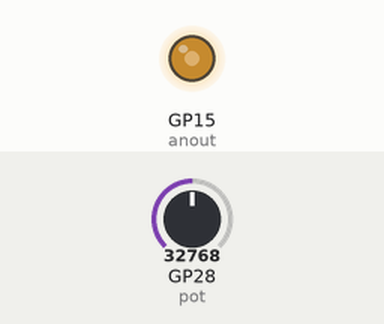
The program below on a simulated Raspberry Pi Pico running MicroPython. Shown: output pins drawn as LEDs (lit = HIGH). The inputs (shaded band) are chosen by the test bench; at power-on: GP28 (pot) = 32768 (analog values on the 0–65535 scale).

Above: at 1.2 s.
1.3 s: GP28 (pot) set to 45874
At 2.5 s:
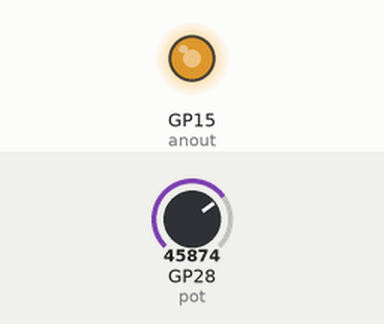
2.8 s: GP28 (pot) set to 57670
At 3.9 s:
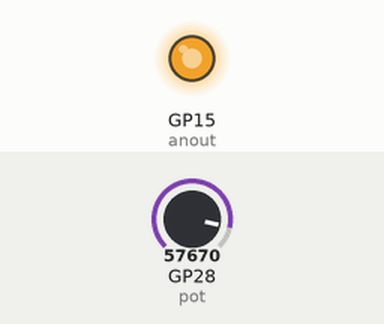
4.3 s: GP28 (pot) set to 7864
At 5.1 s:
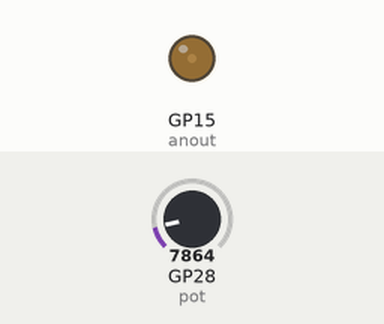
5.8 s: GP28 (pot) set to 0
At 6.2 s:
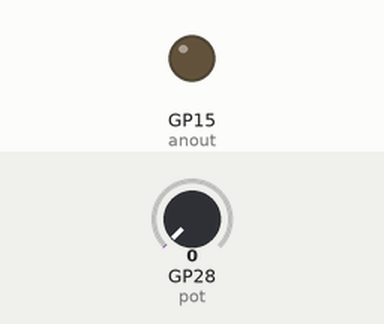
Timing chart, 0 to 8.3 s (numbered marks = the images above; inputs shaded):
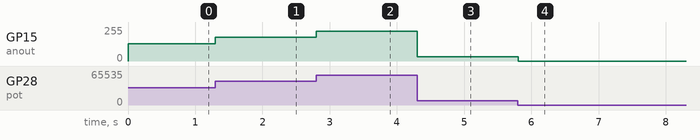

The program:

led-voltage-potentiometer-control.py
```python
from machine import Pin, PWM, ADC
from time import sleep

POT_PIN = 28
LED_PIN = 15

pot = ADC(POT_PIN)

anout = PWM(Pin(LED_PIN))
anout.freq(1000)
anout.duty_u16(0)

while True:
    adc_value = pot.read_u16()
    anout.duty_u16(adc_value)

    sleep(.1)
```

Measured:
- after the input at 1.3 s, GP15 (anout): 128/255 → 178/255 at once
- after the input at 2.8 s, GP15 (anout): 178/255 → 224/255 at once
- after the input at 4.3 s, GP15 (anout): 224/255 → 31/255 at once
- after the input at 5.8 s, GP15 (anout): 31/255 → 0/255 at once
